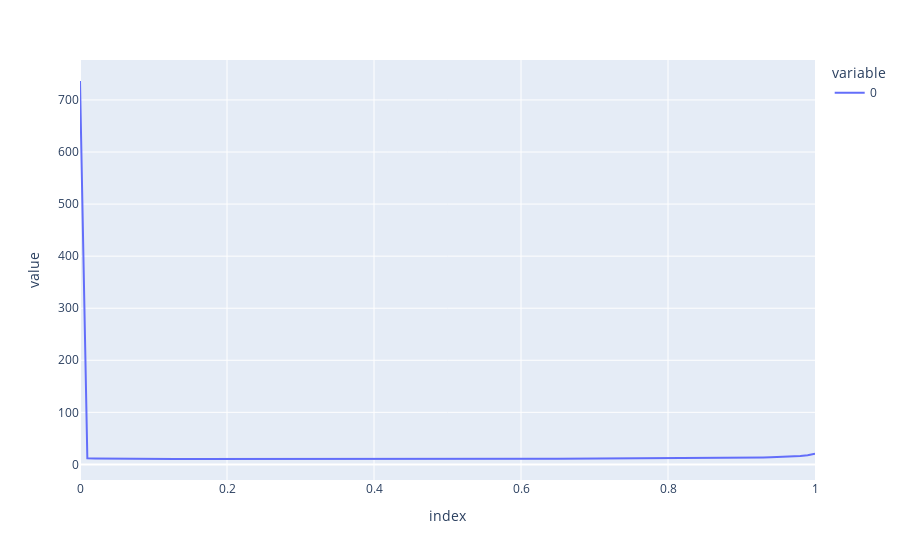

The cell this chart's notebook holds for it:
### Code cell
px.line((rawres_fixed_shrk_data.iloc[5040+252:].std()*np.sqrt(252)*100))
